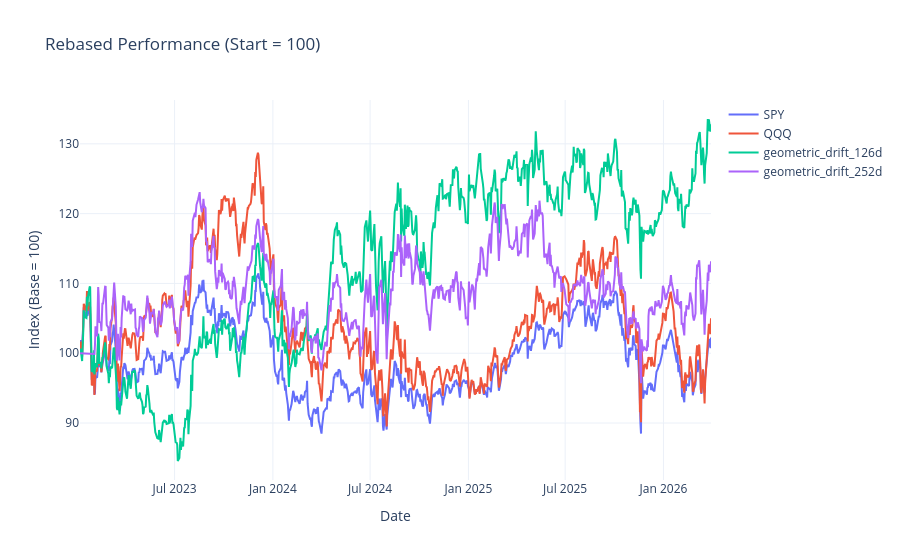

Notebook cell for this chart:
### Code cell
# for regime, sim_ids in example_sim_ids.items():
regime='choppy'
sim_ids=example_sim_ids[regime]
peek_sim_id = sim_ids[4]
df_nav_peek = bootstrap_compare.build_world_nav(
    peek_sim_id,
    price_tensor[peek_sim_id],
    volume_tensor[peek_sim_id],
    dates_index,
    eng_tickers,
    eng_rebalance_dates,
    SCORER_CONFIGS,
    bench_tickers,
    warmup_days=WARMUP_DAYS
)
print(f"regime={regime}  sim_id={peek_sim_id}")
analysis.plot_rebased_performance(df_nav_peek)

### Figure 1 — Plotly figure (JSON) as saved in the notebook; plotly's stock layout.template omitted (floating-point values rounded to 4 significant figures; data arrays with more than 128 entries replaced by an {"elided": "..."} marker saying what was removed)
{"data": [{"hovertemplate": "<b>%{fullData.name}</b><br>Date: %{x|%b %d, %Y}<br>Value: %{y:.2f}<extra></extra>", "mode": "lines", "name": "SPY", "type": "scatter", "x": {"elided": "811 str values"}, "y": {"elided": "811 float values"}}, {"hovertemplate": "<b>%{fullData.name}</b><br>Date: %{x|%b %d, %Y}<br>Value: %{y:.2f}<extra></extra>", "mode": "lines", "name": "QQQ", "type": "scatter", "x": {"elided": "811 str values"}, "y": {"elided": "811 float values"}}, {"hovertemplate": "<b>%{fullData.name}</b><br>Date: %{x|%b %d, %Y}<br>Value: %{y:.2f}<extra></extra>", "mode": "lines", "name": "geometric_drift_126d", "type": "scatter", "x": {"elided": "811 str values"}, "y": {"elided": "811 float values"}}, {"hovertemplate": "<b>%{fullData.name}</b><br>Date: %{x|%b %d, %Y}<br>Value: %{y:.2f}<extra></extra>", "mode": "lines", "name": "geometric_drift_252d", "type": "scatter", "x": {"elided": "811 str values"}, "y": {"elided": "811 float values"}}], "layout": {"hovermode": "closest", "legend": {"orientation": "v", "x": 1.02, "xanchor": "left", "y": 1, "yanchor": "top"}, "title": {"text": "Rebased Performance (Start = 100)"}, "xaxis": {"title": {"text": "Date"}}, "yaxis": {"title": {"text": "Index (Base = 100)"}}}}
